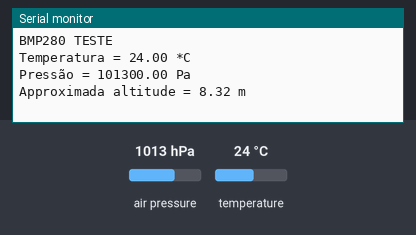
A sketch run on a simulated Arduino Uno, built with avr-gcc and run on an emulated ATmega328P. On the bench: the last lines printed to the serial monitor. The inputs (shaded band) are chosen by the test bench; at power-on: air pressure 1013 hPa, temperature 24 °C.

Above: at 1.2 s.
1.3 s: air pressure set to 952 hPa
At 3.0 s:
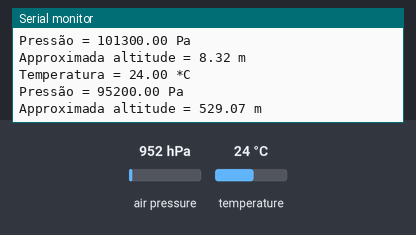
3.6 s: temperature set to 12 °C
At 5.2 s:
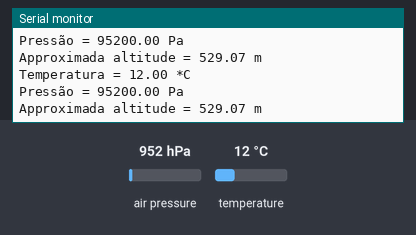
5.9 s: air pressure set to 975 hPa
At 7.4 s:
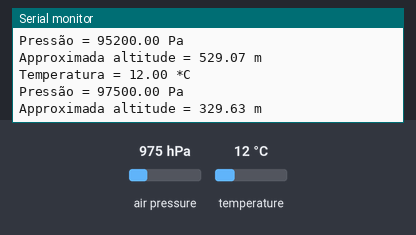
Timing chart, 0 to 8.9 s (numbered marks = the images above; inputs shaded):
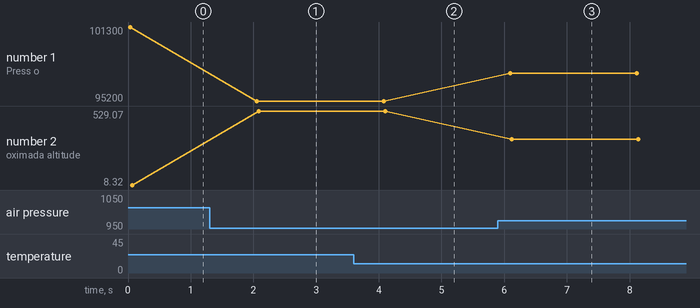

The sketch:

BMP280_TESTE.ino
```cpp
#include <Wire.h>
#include <SPI.h>
#include <Adafruit_Sensor.h>
#include <Adafruit_BMP280.h>


// Esses defines abaixo são referentes a biblioteca SPI eles são aquilo que vai fazer o software funcionar//
//porque ele vão fazer a coneção dos pinos por isso eles possuem numeros do lados por que esses numeros setam//
//no esquematico onde voce vai conectar cada jumper  caso queira saber a fundo o funcionamento da biblioteca SpI//
//acesse o site https://www.arduino.cc/en/Reference/SPI. Caso não vá usar o SPI e sim o I2C voce deve usasr Adafruit_BMP280 bmp; // I2C//
//em vez de dafruit_BMP280 bmp(BMP_CS); // hardware SPI que é o mesmo que Adafruit_BMP280 bme(BMP_CS, BMP_MOSI, BMP_MISO,  BMP_SCK); utilizado//
//abaixo só que abaixo ele apenas esta usando os pinos e as portas necessarias para realizar o funcionamento necessario //
//do censor //

// LEMBRANDO QUE ESSES CODIGOS DO SPI VARIA DE ARDUINO PRA ARDUINO ENTÃO TEM QUE VER QUAL QUE USA PRO SEU TIPO DE ARUDINO//


#define BMP_SCK 13
#define BMP_MISO 12
#define BMP_MOSI 11
#define BMP_CS 10

// Utilização da biblioteca SPI//

Adafruit_BMP280 bme(BMP_CS, BMP_MOSI, BMP_MISO,  BMP_SCK);

// Setando configurando o arduino para ele rodar o programa//
void setup() {
  Serial.begin(9600);
  Serial.println(F("BMP280 TESTE"));


// Aki ele vai analisar se tem um sensor BMP280 conectado caso não tennha ele da a mensagem de erro //
// para voce verificar se ta tudo certo com a biblioteca wire ou com a spi se está setado corretamente aqueles//
// defines utilizado acima.//

  if (!bme.begin()) {
    Serial.println(" Nao conseguiu encontrar um sensor de BMP280 valido, verifique o wiring!");
    while (1);
  }
}

void loop() {

    Serial.print("Temperatura = ");
// Apenas está chamando e lendo a temperatura //
    Serial.print(bme.readTemperature());
    Serial.println(" *C");

    Serial.print("Pressão = ");
// Apenas está chamando e lendo a pressão //
    Serial.print(bme.readPressure());
    Serial.println(" Pa");

    Serial.print("Approximada altitude = ");
// Apenas está chamando e lendo a altitude //
    Serial.print(bme.readAltitude(1014));
    Serial.println(" m");

    Serial.println();
// De quanto em quantos segundos vão surgir dados na tela serial(2000 QUER DIZER 2 SEGUNDOS)//
    delay(2000);
}
```

Measured:
- after the input at 1.3 s, the serial monitor: prints a new line after 0.76 s (image 1)
- after the input at 3.6 s, the serial monitor: prints a new line after 0.45 s (image 2)
- after the input at 5.9 s, the serial monitor: prints a new line after 0.19 s (image 3)
- plotted number 1: 101300 → 95200 after the input at 1.3 s, 95200 → 97500 after the input at 5.9 s
- plotted number 2: 8.32 → 529.07 after the input at 1.3 s, 529.07 → 329.63 after the input at 5.9 s
